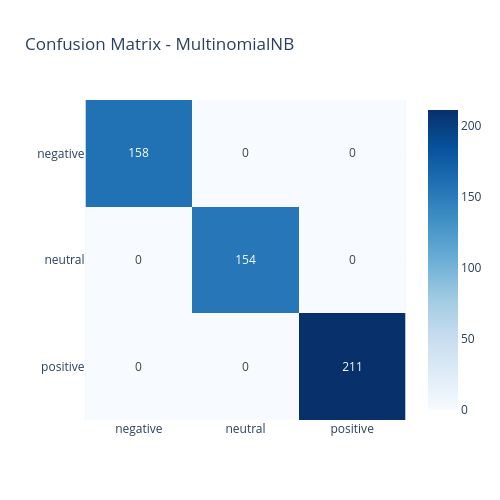

The notebook cell this image was saved under:
### Code cell
print(classification_report(y_test, best_nb_pred, target_names=label_encoder.classes_))

# Confusion Matrix
cm_nb = confusion_matrix(y_test, best_nb_pred)

fig = px.imshow(
    cm_nb,
    x=label_encoder.classes_,
    y=label_encoder.classes_,
    text_auto=True,
    color_continuous_scale='Blues',
    title=f'Confusion Matrix - {best_nb_name}'
)
fig.update_layout(height=500, width=500)
fig.show()

### Figure 1 — Plotly figure (JSON) as saved in the notebook; plotly's stock layout.template omitted (floating-point values rounded to 4 significant figures)
{"data": [{"coloraxis": "coloraxis", "hovertemplate": "x: %{x}<br>y: %{y}<br>color: %{z}<extra></extra>", "name": "0", "texttemplate": "%{z}", "type": "heatmap", "x": ["negative", "neutral", "positive"], "xaxis": "x", "y": ["negative", "neutral", "positive"], "yaxis": "y", "z": [[158, 0, 0], [0, 154, 0], [0, 0, 211]]}], "layout": {"coloraxis": {"colorscale": [[0, "rgb(247,251,255)"], [0.125, "rgb(222,235,247)"], [0.25, "rgb(198,219,239)"], [0.375, "rgb(158,202,225)"], [0.5, "rgb(107,174,214)"], [0.625, "rgb(66,146,198)"], [0.75, "rgb(33,113,181)"], [0.875, "rgb(8,81,156)"], [1, "rgb(8,48,107)"]]}, "height": 500, "title": {"text": "Confusion Matrix - MultinomialNB"}, "width": 500, "xaxis": {"anchor": "y", "constrain": "domain", "domain": [0, 1], "scaleanchor": "y"}, "yaxis": {"anchor": "x", "autorange": "reversed", "constrain": "domain", "domain": [0, 1]}}}
